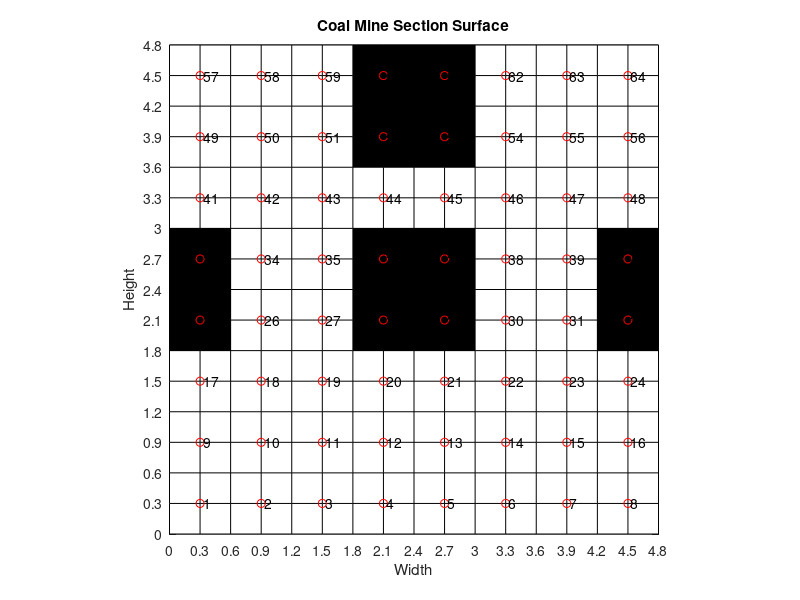

Recreate this plot in MATLAB. (Note: this script raises an error after producing the figure.)
% AMOACO to enhance the road trajectories of cutting head
% to form high quality Section in Coal Mine Roadway
% .....................................by Kingsley W

clear all
close all
clc
tic
% create the gripmap
a = ones(16); % changeable 
% a(3,5:6)=0;
% a(4,5:6)=0;
% a(3,7:8)=0;
% a(4,7:8)=0;
% a(5,5:8)=0;
% a(6,5:8)=0;
%  
% a(10:15,13:16)=0;
% a(11:14,5:8)=0;

% a(7:10,7:10)=0;

% a(7:10,1:4)=0;
% a(7:10,13:16)=0;

a(7:10,1:2)=0;
a(7:10,15:16)=0;
a(7:10,7:10)=0;
a(13:16,7:10)=0;

% a(6:8,5:8)=0;
% a(10:15,13:16)=0;
% a(11:14,5:8)=0;

% a(17:20,9:12)=0;
% a(9:12,1:4)=0;
% a(9:12,17:20)=0;
% a(7:10,9:12)=0;

b=a;
b(end+1,end+1)=0;
a=b
colormap([0 0 0;1 1 1]);  % use colormap to create the wanted color
X_grid=[1:size(a,2)].*ones(size(a,1),1);
Y_grid=X_grid';

%create the decision variable
Nx=size(a,2)-1;
Ny=size(a,1)-1;
n=Nx*Ny/4;
n1=Nx/2;
n2=Ny/2;
XY=zeros(n2,n1);
coordinatesXY=zeros(n2*n1,2);
S=zeros(1,n2*n1); % coordinates sequence
R=0.3; % cutting radium
ratio=1/R; % cutting width unit/head diameter

x_grid=(X_grid(1,:)-1)/ratio; 
y_grid=(Y_grid(:,1)-1)/ratio;  
x=x_grid(2:2:[length(x_grid)-1]); % x coordinates when ratio=2 x=[0.5:n1-0.5]; 
y=y_grid(2:2:[length(y_grid)-1]); % y coordinates when ratio=2 y=[0.5:n2-0.5]; 
pcolor(x_grid,y_grid,a);
set(gca,'XTick',x_grid,'YTick',y_grid);  % axis setting
xlabel('Width');
ylabel('Height');
title('Coal Mine Section Surface')
axis image xy; 
hold on


% self version coordinates index to variable XY index S 
k=1;
for i=1:n2
     for j=1:n1
         XY(i,j)=k;
         S(k)=k;
         coordinatesXY(k,:)=[x(j),y(i)];
         plot(x(j),y(i),'ro')
         labl=num2str(k);
         labl=[' ',labl];
         text(x(j),y(i),labl)
         hold on
         k=k+1;
     end
end
hold off
Edge=[XY(1,:)',XY(:,1),XY(:,length(XY)),XY(length(XY),:)']; % define edge matrix
Edge(end,1)=0; Edge(1,4)=0;

%%%%%%%%%%%%%%%%%%%%%%%%%%%%%%%%%%%%%%%%%%%%%%%%%%%%%%%%%%%%%%%%%%%%%%%%%%%%%%%%%%%%%%%%
    % objective function parameter setting
    Hw=6;% Specific energy consumption of cutting with different hardness of coal rock
    A=R*(size(a,2)-1); % road width
    B=R*(size(a,1)-1); % road height
    h=0.2; % average cutting depth
    R;
    %S2=9.25; % block area
    S0=(R^2-pi*R^2/4)*2; % unit left area
    S1=4*R^2;
    K=0.6; %Kjol
%%%%%%%%%%%%%%%%%%%%%%%%%%%%%%%%%%%%%%%%%%%%%%%%%%%%5
    % aco algorithm parameter
    Ite = 250; % max iteration
    Ant_num = 100;
    Alpha = 1;
    Rho = 0.15;
    Q = 100;
    Beta = 5;

    City=coordinatesXY;
    City_num = size(City,1);%n indicate the number of the nodes(cities)
    Distance = zeros(City_num,City_num);% adjunct matrix
   
    % caculate the adjunct distance method 1
    for i=1:n
        for j=i+1:n
            Distance(i,j)=sqrt(sum((City(i,:)-City(j,:)).^2));
            Distance(j,i)=Distance(i,j);
        end
    end
%     for i=1:City_num % caculate the adjunct distance method 2
%         for j=1:City_num
%             if i~=j
%                 Distance(i,j)= sqrt((City(i,1)-City(j,1))^2 + (City(i,2)-City(j,2))^2);
%             else
%                 Distance(i,j) = eps;
%             end
%         end
%     end
%     Distance = abs(Distance+Distance');

    % presetting, initiating the algorithm parameter
    Eta = 1./Distance; 
    Tau = ones(City_num,City_num);   
    c=20; % constant hermone distribution value
    for i=1:City_num 
        if ismember([i],[length(x)*[1:length(y)]])==1
            route=[i-1];
        elseif ismember([i],[length(x)*[1:length(y)-1]+1])==1
            route=[i+1];
        else
            route=[i-1,i+1];
        end
        for j=1:City_num 
            if a(Y_grid(ratio*coordinatesXY(j,2)+1,1),X_grid(1,ratio*coordinatesXY(j,1)+1))~=0 & a(Y_grid(round(ratio*(coordinatesXY(j,2)-1/ratio)+1,1)),X_grid(1,ratio*coordinatesXY(j,1)+1))~=0 ... 
               & a(Y_grid(ratio*coordinatesXY(j,2)+1,1),X_grid(1,round(ratio*(coordinatesXY(j,1)-1/ratio)+1)))~=0 & a(Y_grid(round(ratio*(coordinatesXY(j,2)-1/ratio)+1),1),X_grid(1,round(ratio*(coordinatesXY(j,1)-1/ratio)+1)))~=0
               if ismember([j],route)==1
                  Tau(i,j)=c/Distance(i,j);
               end
            end
        end
    end
    for i=1:City_num % presetting hormone Tau
        if ismember([i],[length(x)*[2:length(y)-1]])==1
           judge=[i-1,0
                  i+length(x),i-length(x)];
                  %0,i+length(x)-1
                  %0,i-length(x)-1];
        elseif ismember([i],[length(x)*[1:length(y)]+1])==1
           judge=[0,i+1
           i+length(x),i-length(x)];
           %i+length(x)+1,0
           %i-length(x)+1,0];
        elseif ismember([i],[1])==1
            judge=[i+1,0
           i+length(x),0];
           %i+length(x)+1,0
           %0,0];
        elseif ismember([i],[length(x)])==1
            judge=[i-1,0
           i+length(x),0];
           %0,i+length(x)-1
           %0,0];
           
        elseif ismember([i],[(length(x)-1)*length(y)+1])==1
            judge=[i+1,0
           0,i-length(x)];
           %i-length(x)+1,0
          % 0,0];
        elseif ismember([i],[length(x)*length(y)])==1
            judge=[0,i-1
           0,i-length(x)];
          % 0,i-length(x)-1
          % 0,0];
        else
            judge=[i-1,i+1
            i+length(x),i-length(x)];
            %i+length(x)+1,i-length(x)-1
            %i-length(x)+1,i+length(x)-1];
        end
        for j=1:City_num
            if ismember([i,j],Edge)==1 & ismember([j],judge)==1
                Tau(i,j)=1.8*c/Distance(i,j);
            elseif a(Y_grid(ratio*coordinatesXY(j,2)+1,1),X_grid(1,ratio*coordinatesXY(j,1)+1))==0 || a(Y_grid(round(ratio*(coordinatesXY(j,2)-1/ratio)+1),1),X_grid(1,ratio*coordinatesXY(j,1)+1))==0 
                Tau(i,j)=eps;
            elseif a(Y_grid(ratio*coordinatesXY(j,2)+1,1),X_grid(1,round(ratio*(coordinatesXY(j,1)-1/ratio)+1)))==0 || a(Y_grid(round(ratio*(coordinatesXY(j,2)-1/ratio)+1),1),X_grid(1,round(ratio*(coordinatesXY(j,1)-1/ratio)+1)))==0
                Tau(i,j)=eps;
            elseif ismember([j],judge)==1 
                Tau(i,j)=0.5*c/Distance(i,j);
            else
                Tau(i,j)=eps/Distance(i,j);
            end
        end
    end

    

    % remove the city that is in the barricades
    City_num_temp=[1:City_num];
    City_num=City_num_temp;
    for j=1:length(City_num)
        if a(Y_grid(ratio*coordinatesXY(j,2)+1,1),X_grid(1,ratio*coordinatesXY(j,1)+1))==0 || a(Y_grid(round(ratio*(coordinatesXY(j,2)-1/ratio)+1,1)),X_grid(1,ratio*coordinatesXY(j,1)+1))==0 
             City_num_temp(1,j)=0; 
        elseif a(Y_grid(ratio*coordinatesXY(j,2)+1,1),X_grid(1,round(ratio*(coordinatesXY(j,1)-1/ratio)+1)))==0 || a(Y_grid(round(ratio*(coordinatesXY(j,2)-1/ratio)+1,1)),X_grid(1,round(ratio*(coordinatesXY(j,1)-1/ratio)+1)))==0
             City_num_temp(1,j)=0;
        end
    end
     [r0,c0]=find(City_num_temp==0);
     block_num=length(c0);
     S2=block_num*S1; % block area
     City_num_temp(:,c0)=[]; 
     City_num=City_num_temp;
     block_num=0;

%%%%%%%%%%%%%%%%%%%%%%%%%%%%%%%%%%%%%%%%%%%%%%%%%%%%%%%%%
%ACO progress parameter defining 
Ite_num = 1; % iteration time (generation time)
R_rec = zeros(Ant_num,length(City_num));
R_rec_temp = zeros(Ant_num,length(City_num));
R_best = zeros(Ite,length(City_num)); % best road of every generation 
L_best = inf.*ones(Ite,1); % best length of best road of each generation 
L_ave = zeros(Ite,1); % best length of best road of each generation   
archived_solution=zeros(Ite,2); 
L_best1=zeros(Ite,1);
 % iteration parameter preallocation
archived_phermone=zeros(Ant_num,2);
best_routes=zeros(Ant_num,length(City_num));
bad_ant=0;
Index=0;

%ACO begins
while Ite_num<=Ite
    % put 'ant_num' ants into 'city_num' cities randomly
        Init_ant_R_rec = []; % A temporary matrix that randomly assigns the ants in the initial state to each city 
        for i = 1:(ceil(Ant_num/length(City_num)))
            Init_ant_R_rec = [Init_ant_R_rec,ones(1,(length(City_num)))]; % The first city of each ants
        end

        R_rec(:,1) = (Init_ant_R_rec(1,1:Ant_num))'; % After the matrix is transposed, 
        R_rec_temp= R_rec(:,1);                         % it becomes an initial matrix of Ant_num row-1 column, each row represents an ant, 
                                                        % and each value represents the city code of the current ant. 
    % choose next city using probability function
    for j = 2:length(City_num) % city loop, current city not included i=city_num
        for i = 1:Ant_num % for each ant
            City_visited = R_rec(i,1:(j-1)); % tatu table
            City_unvisited = zeros(1,(length(City_num)-j+1)); 
            %P = eps*(ones(1,(length(City_num)-j+1))); % prealloacting probability function
            count = 1;
            
            city_current=City_visited(end);
            if ismember([city_current],length(x)*[2:length(y)-1])==1
                judge=[city_current-1,0
                       city_current+length(x),city_current-length(x)
                       0,city_current+length(x)-1
                       0,city_current-length(x)-1];
            elseif ismember([city_current],[length(x)*[1:length(y)]+1])==1
                judge=[city_current+1,0
                       city_current+length(x),city_current-length(x)
                       city_current+length(x)+1,0
                       city_current-length(x)+1,0];
            elseif ismember([city_current],[1])==1
                judge=[city_current+1,0
                      city_current+length(x),0
                      city_current+length(x)+1,0
                      0,0];
            elseif ismember([city_current],[length(x)])==1
                judge=[city_current-1,0
                      city_current+length(x),0
                      0,city_current+length(x)-1
                      0,0];
               
            elseif ismember([city_current],[(length(x)-1)*length(y)+1])==1
                judge=[city_current+1,0
                      0,city_current-length(x)
                      city_current-length(x)+1,0
                      0,0];
            elseif ismember([city_current],[length(x)*length(y)])==1
                judge=[0,city_current-1
                       0,city_current-length(x)
                       0,city_current-length(x)-1
                       0,0];
            else
                 judge=[city_current-1,city_current+1
                 city_current+length(x),city_current-length(x)
                 city_current+length(x)+1,city_current+length(x)-1
                 city_current-length(x)+1,city_current-length(x)-1];
            end
            % choose the city unvisited
            for k =City_num(2:end)
                %if isempty(find(City_visited == k,1)) % avoid going repeated city
                if ismember([k],judge)==1 && isempty(find(City_visited == k,1)) ...
                && a(Y_grid(ratio*coordinatesXY(k,2)+1,1),X_grid(1,ratio*coordinatesXY(k,1)+1))==1 && a(Y_grid(round(ratio*(coordinatesXY(k,2)-1/ratio)+1,1)),X_grid(1,ratio*coordinatesXY(k,1)+1))==1 ... 
                && a(Y_grid(ratio*coordinatesXY(k,2)+1,1),X_grid(1,round(ratio*(coordinatesXY(k,1)-1/ratio))+1))==1 && a(Y_grid(round(ratio*(coordinatesXY(k,2)-1/ratio)+1,1)),X_grid(1,round(ratio*(coordinatesXY(k,1)-1/ratio)+1)))==1
                   City_unvisited(count) = k;
                   count = count+1;
                end
            end
            [r,c]=find(City_unvisited==0);
            City_unvisited(:,c)=[];         
            if length(City_unvisited)==0 && length(City_num)-length(City_visited)<=block_num && City_visited(end)-City_visited(end-1)~=0  % need to be reviesed
               City_unvisited = zeros(1,(length(City_num)-j+1));
               for kb =c0(1:end) 
                   City_unvisited(count)=kb; % start cutting block rocks
                   count = count+1;
               end
               [r,c]=find(City_unvisited==0);
               City_unvisited(:,c)=[]; 
            elseif length(City_unvisited)==0 & (length(City_num)-length(City_visited)>block_num | City_visited(end)-City_visited(end-1)==0)
                   bad_ant=i; % record the the ant unable to cover all city
                   City_unvisited=city_current;
            end
            % caculate the probility of city to be visited
            P = eps*(ones(1,length(City_unvisited)));
            for kk = 1:length(City_unvisited)
                P(kk) = (Tau(City_visited(end),City_unvisited(kk))^Alpha)*...
                (Eta(City_visited(end),City_unvisited(kk))^Beta);           
                if P(kk)==0
                   P(kk)=eps;
                end
            end
            P=P/sum(P);

            % wheel selection to choose next city
            P_cum=cumsum(P);
            Select = find(P_cum>=rand);
            if length(City_unvisited)==1
               To_visit=City_unvisited;
            else
                To_visit = City_unvisited(Select(1));
            end

            R_rec(i,j) = To_visit; % The i-th ant will go to the city where the j-th step will go. After the cycle is over, 

            if i==bad_ant
            R_rec_temp(i,j)=0;
            else
            R_rec_temp(i,j)=To_visit;   
            end                      % the path of each ant will be obtained
        end
    end
    
   % fix solution methods
   nn=1;
   propor=6;
   while nn>=1
    fix_range=ceil(length(City_num)/propor);
    for i = 1:Ant_num
        [r,c]=find(R_rec_temp(i,:)==0);
        rec_temp=R_rec_temp(i,:);
        rec_temp(c)=[];
        if length(rec_temp)>=length(City_num)-fix_range
           [logic,lable]=ismember(City_num,rec_temp);
           [rr,cc]=find(lable==0);
           City_left=City_num(cc);
           for j=City_left(1:length(cc))
               if ismember(j,Edge)==0 & a(Y_grid(ratio*coordinatesXY(j,2)+1,1),X_grid(1,ratio*coordinatesXY(j,1)+1))==1 & a(Y_grid(round(ratio*(coordinatesXY(j,2)-1/ratio)+1,1)),X_grid(1,ratio*coordinatesXY(j,1)+1))==1 ... 
               & a(Y_grid(ratio*coordinatesXY(j,2)+1,1),X_grid(1,round(ratio*(coordinatesXY(j,1)-1/ratio))+1))==1 & a(Y_grid(round(ratio*(coordinatesXY(j,2)-1/ratio)+1,1)),X_grid(1,round(ratio*(coordinatesXY(j,1)-1/ratio)+1)))==1
                 City_adjunct=[j-1,j+1,j+Nx/2,j-Nx/2];
               elseif ismember(j,Edge(:,1))==1 & a(Y_grid(ratio*coordinatesXY(j,2)+1,1),X_grid(1,ratio*coordinatesXY(j,1)+1))==1 & a(Y_grid(round(ratio*(coordinatesXY(j,2)-1/ratio)+1,1)),X_grid(1,ratio*coordinatesXY(j,1)+1))==1 ... 
               & a(Y_grid(ratio*coordinatesXY(j,2)+1,1),X_grid(1,round(ratio*(coordinatesXY(j,1)-1/ratio))+1))==1 & a(Y_grid(round(ratio*(coordinatesXY(j,2)-1/ratio)+1,1)),X_grid(1,round(ratio*(coordinatesXY(j,1)-1/ratio)+1)))==1
                 City_adjunct=[j-1,j+1,j+Nx/2];
               elseif ismember(j,Edge(:,2))==1 & a(Y_grid(ratio*coordinatesXY(j,2)+1,1),X_grid(1,ratio*coordinatesXY(j,1)+1))==1 & a(Y_grid(round(ratio*(coordinatesXY(j,2)-1/ratio)+1,1)),X_grid(1,ratio*coordinatesXY(j,1)+1))==1 ... 
               & a(Y_grid(ratio*coordinatesXY(j,2)+1,1),X_grid(1,round(ratio*(coordinatesXY(j,1)-1/ratio))+1))==1 & a(Y_grid(round(ratio*(coordinatesXY(j,2)-1/ratio)+1,1)),X_grid(1,round(ratio*(coordinatesXY(j,1)-1/ratio)+1)))==1
                 City_adjunct=[j+1,j+Nx/2,j-Nx/2]; 
               elseif ismember(j,Edge(:,3))==1 & a(Y_grid(ratio*coordinatesXY(j,2)+1,1),X_grid(1,ratio*coordinatesXY(j,1)+1))==1 & a(Y_grid(round(ratio*(coordinatesXY(j,2)-1/ratio)+1,1)),X_grid(1,ratio*coordinatesXY(j,1)+1))==1 ... 
               & a(Y_grid(ratio*coordinatesXY(j,2)+1,1),X_grid(1,round(ratio*(coordinatesXY(j,1)-1/ratio))+1))==1 & a(Y_grid(round(ratio*(coordinatesXY(j,2)-1/ratio)+1,1)),X_grid(1,round(ratio*(coordinatesXY(j,1)-1/ratio)+1)))==1
                 City_adjunct=[j-1,j+Nx/2,j-Nx/2];
               elseif ismember(j,Edge(:,4))==1 & a(Y_grid(ratio*coordinatesXY(j,2)+1,1),X_grid(1,ratio*coordinatesXY(j,1)+1))==1 & a(Y_grid(round(ratio*(coordinatesXY(j,2)-1/ratio)+1,1)),X_grid(1,ratio*coordinatesXY(j,1)+1))==1 ... 
               & a(Y_grid(ratio*coordinatesXY(j,2)+1,1),X_grid(1,round(ratio*(coordinatesXY(j,1)-1/ratio))+1))==1 & a(Y_grid(round(ratio*(coordinatesXY(j,2)-1/ratio)+1,1)),X_grid(1,round(ratio*(coordinatesXY(j,1)-1/ratio)+1)))==1
                 City_adjunct=[j-1,j+1,j-Nx/2];
               end
               for kk=1:length(City_adjunct)
                   [rrr,ccc]=find(rec_temp==City_adjunct(kk));
                   if length(ccc)~=0 & (City_adjunct(kk)~=1 | (City_adjunct(kk)==1 & length(rec_temp(1:ccc(1)-1))~=0))
                      rec_temp=[rec_temp(1:ccc(1)-1),j,rec_temp(ccc(1):end)];
                      break
                   end 
               end
            end
        end
        R_rec_temp(i,:)=[rec_temp,zeros(1,length(City_num)-length(rec_temp))];
        R_rec(i,:)=[rec_temp,rec_temp(1,end)*ones(1,(length(City_num)-length(rec_temp)))];
    end
    nn=nn-1;
   end   
    Len = zeros(Ant_num,1);
    for i=1:Ant_num
           R_temp = R_rec(i,:);
           for j = 1:(length(City_num)-1)
               Len(i) = Len(i) + Distance(R_temp(j),R_temp(j+1));  
           end
           %Len(i)=Len(i)+Distance(R_temp(1),R_temp(City_num)); 
    end
    %%%%%%%%%%%%%%%%%%%%%%%%%%%%%%%%%%%%%%%%%%%%%%%%%%%%%%%%%%%%%%%
    % multi-objective function defining 
    N=zeros(Ant_num,length(City_num));
    N_all=zeros(Ant_num,1);
    f=zeros(Ant_num,2); % multi-objective function
    w1=0.1;w2=0.9; %function weight
    u=zeros(Ant_num,2); % satisfaction rate matrix
    U=zeros(Ant_num,1);
    for i = 1 : Ant_num
        for j=2:length(City_num)-1
            if ismember([R_rec(i,j)],Edge)==1 & R_rec(i,j+1)~= R_rec(i,j)
               if (abs(R_rec(i,j+1)-R_rec(i,j))==1 & abs(R_rec(i,j)-R_rec(i,j-1))==1) | (abs(R_rec(i,j+1)-R_rec(i,j))==Nx/2 & abs(R_rec(i,j)-R_rec(i,j-1))==Nx/2) ...
                | (abs(R_rec(i,j+1)-R_rec(i,j))==1 & abs(R_rec(i,j)-R_rec(i,j-1))==Nx/2) | (abs(R_rec(i,j+1)-R_rec(i,j))==Nx/2 & abs(R_rec(i,j)-R_rec(i,j-1))==1)
                   N(i,j)=0;
               else
                   N(i,j)=1/2;
               end
            elseif ismember([R_rec(i,length(City_num))],Edge)==1
                N(i,end)=1;
            else
                N(i,j)=0;
            end
        end
        [r,c]=find(R_rec_temp(i,:)==0);
        rec_temp=R_rec_temp(i,:);
        rec_temp(c)=[];
        N_all(i,1)=sum(N(i,:));
        SX=S0*(N_all(i)+2)+(length(City_num)-length(rec_temp))*S1;% total left area
        Q_1= Hw*(A*B-SX-S2)*h;
        Q_2= Len(i)*K;              
        f(i,1)= Q_1+Q_2;
        f(i,2)= SX;
    end
    f1_min=min(f(:,1));
    f2_min=min(f(:,2));
    u(:,1)=(f(:,1)-f1_min)/f1_min;
    u(:,2)=(f(:,2)-f2_min)/f2_min;
    for i=1:Ant_num
      U(i)=u(i,1)*w1+u(i,2)*w2; %satisfaction rate for each ants
    end
    %%%%%%%%%%%%%%%%%%%% 
    %update the hermone on whole area
    R0=10; %self-adaption value
    R1=R0*(1-exp(Ite_num-Ite));  % self-adaption function
    %R1=R0*0.5^(Ite);  % self-adaption function
    %R1=R0;
    Delta_Tau = zeros(length(S), length(S)); 
    for i = 1:Ant_num
        [r,c]=find(R_rec_temp(i,:)==0);
        rec_temp=R_rec_temp(i,:);
        rec_temp(c)=[];
        if length(rec_temp)==(length(City_num)-block_num) %if constraints not satsified, do not update the hermone
           for j = 1:(length(City_num)-1)
               Delta_Tau(R_rec(i,j), R_rec(i,j+1)) = Q/(R1*(f(i,1)+f(i,2))+U(i))+Delta_Tau(R_rec(i,j), R_rec(i,j+1)); 
           end
           Rho=0.15;
        else
            Rho=1;
        end
        %Delta_Tau(R_rec(i,length(City_num)), R_rec(i,1)) = Delta_Tau(R_rec(i,length(City_num)), R_rec(i,1))+ Q/(R1*(f(i,1)+f(i,2))+U(i));
    end
    R_rec_temp;
    Tau = Rho.*Tau +(1-Rho)*Delta_Tau; % update, whole area

    %%%%%%%%%%%%%%%%%%%%%%% 
    % Non-dominated sorting and Archiving
    if Ite_num >= 2
        R_rec= [R_rec;best_routes]; % best routes
        f=[f;archived_phermone];
    end
    [FrontNO,MaxFNO] = NDSort(f,inf);

    %%%%%%%%%%%%%%%%%%%%%%%%
    % record the best rout of this iteration
    Index = find(FrontNO==1);
    CrowdDis=CrowdingDistance(f(Index(1:end),:));
    CrowdDis=CrowdDis';
    [Y,IN]=sort(CrowdDis,'descend');
    Index=Index(IN);
    [r,c]=find(Y==inf);
    if length(r)>2
       Y(r,:)=[];
       IN(r,:)=[];
       Index(IN(r,:))=[];
    end
  
    %archived_phermone=zeros(ceil(length(Index)/2),2);
    %best_routes=zeros(ceil(length(Index)/2),length(City_num));
    %archived_phermone=f(Index(1:ceil(length(Index)/2)),:);
    %best_routes=R_rec(Index(1:ceil(length(Index)/2)),:); % best routes(solutions)

    archived_phermone=zeros(length(Index),2); % preallocation for each iteration
    best_routes=zeros(length(Index),length(City_num)); % preallocation for each iteration
    archived_phermone=f(Index(1:end),:);
    best_routes=R_rec(Index(1:end),:); % best routes(solutions)
    % delete the routes invalid
    

    for i=1:size(best_routes,1)
       for j=1:length(City_num)-1
           if best_routes(i,j+1)-best_routes(i,j)==0
              best_routes(i,:)=zeros(1,length(City_num));
              break
           end
       end
    end
   [r0,c0]=find(best_routes==0);
   best_routes(r0,:)=[];
   archived_phermone(r0,:)=[];
   if size(archived_phermone,1)==0
      [L_best(Ite_num), index] = min(f(Index(1:end),2)); % find the best solution of each iteration by minimum of left area
      %[L_best1(Ite_num), index1] = min(f(Index(1:end),1)); % find the best solution of each iteration by minimum of energy consumption
      R_best(Ite_num,:) = R_rec(Index(index),:); % best route
      archived_solution(Ite_num,:)=f(Index(index),:);
      best_routes=R_best(Ite_num,:);
      archived_phermone=archived_solution(Ite_num,:);
   else
      [L_best(Ite_num), index] = min(archived_phermone(1:end,2)); % find the best solution of each iteration by minimum of left area
      %[L_best1(Ite_num), index1] = min(archived_phermone(1:end,1)); % find the best solution of each iteration by minimum of energy consumption
      archived_solution(Ite_num,:)=archived_phermone(index,:); % best results by minimum of left area
      R_best(Ite_num,:) = best_routes(index,:); % best route(solution) by minimum of left area
   end
   % print the outcome of each iteration
%    figure(1);
%    subplot(2,2,1)
%    PlotCosts(f(Index(1:end),:));
%    title(['Pareto Front of Iteration ',num2str(Ite_num)])
%    
%    subplot(2,2,3)
%    PlotCosts(archived_phermone(1:end,:));
%    title(['Pareto valid solution front of Iteration ',num2str(Ite_num)])
% 
%    subplot(2,2,1)
%    PlotCosts(f(Index(1:end),:));
%    title(['Pareto Front of Iteration ',num2str(Ite_num)])
%    
%    subplot(2,2,4)
%    PlotCosts(f); 
%    title(['Function Costs of Iteration ',num2str(Ite_num)])
% 
%    subplot(2,2,2)
%    It_BestR=R_best(Ite_num,:);
%    pcolor(x_grid,y_grid,a);
%    hold on
%    scatter(City(:,1),City(:,2));
%    for ii=2:length(It_BestR)
%        plot([City(It_BestR(ii-1),1),City(It_BestR(ii),1)],[City(It_BestR(ii-1),2),City(It_BestR(ii),2)],'r','LineWidth',2)
%        hold on
%    end
%    title(['Best Route of Iteration ',num2str(Ite_num)]);
%    drawnow;
%    hold off
%    
   if Ite_num==Ite
      f=f(Index(1:ceil(length(Index)/2)),:); % to plot the pareto fronts
   end
    %%%%%%%%%%%%%%%%%%%%%%%%%%%%%%%%%%%%%%
    % clear vivted city table
    R_rec=zeros(Ant_num,length(City_num));
    R_rec_temp=R_rec;
    disp(['Iteration ' num2str(Ite_num)])
    Ite_num=Ite_num+1;
end % ACO ends
hold off
%%%%%%%%%%%%%%%%%%%%%%%%%%%%%%%%%%%%%%%%%%%%%%%%%%%%%%%%%%
% print the outcome

Pos = find(archived_phermone(:,2)==min(archived_phermone(:,2))); % based on best solution of whole algorithm
Shortest_Route=best_routes(Pos(1),:);
%Pos = find(L_best==min(L_best)); % based on best solution of each interation
%Shortest_Route=R_best(Pos(1),:);
Shortest_Length=L_best(Pos(1));

N=length(Shortest_Route);
RS=Shortest_Route;
figure(2)
pcolor(x_grid,y_grid,a);
set(gca,'XTick',1:size(a,2),'YTick',1:size(a,1));  % axis setting
axis image xy
hold on
scatter(City(:,1),City(:,2));
hold on
for ii=2:N
    plot([City(RS(ii-1),1),City(RS(ii),1)],[City(RS(ii-1),2),City(RS(ii),2)],'r','LineWidth',2)
    pause(0.2) 
end
title('Best Route Regarding Left Area')
xlabel('Width'); ylabel('Height');

hold off

figure(3) % plot the valid solution from pareto front 1 
PlotCosts(archived_phermone);

figure(4) % plot the pareto front 1
PlotCosts(f);

% judge the quality of the algorithm
vol_0=Hypervolume(archived_phermone);
Vol_Pareto_solution=sum(vol_0)
vol_1=Hypervolume(f);
Vol_Pareto_front=sum(vol_1)

figure(5) % plot the convergence graph with regard to left area
x=linspace(0,Ite,Ite);
y=L_best(:,1);
plot(x,y,'b-o');
xlabel('Iteration'); ylabel('Best Route Regarding Left Area');

% figure(6)   %plot the convergence graph with regard to energy concumption
% x=linspace(0,Ite,Ite);
% y=L_best1(:,1);
% plot(x,y,'g-o');
% xlabel('Iteration'); ylabel('Best Route Regarding energy consumption');

toc